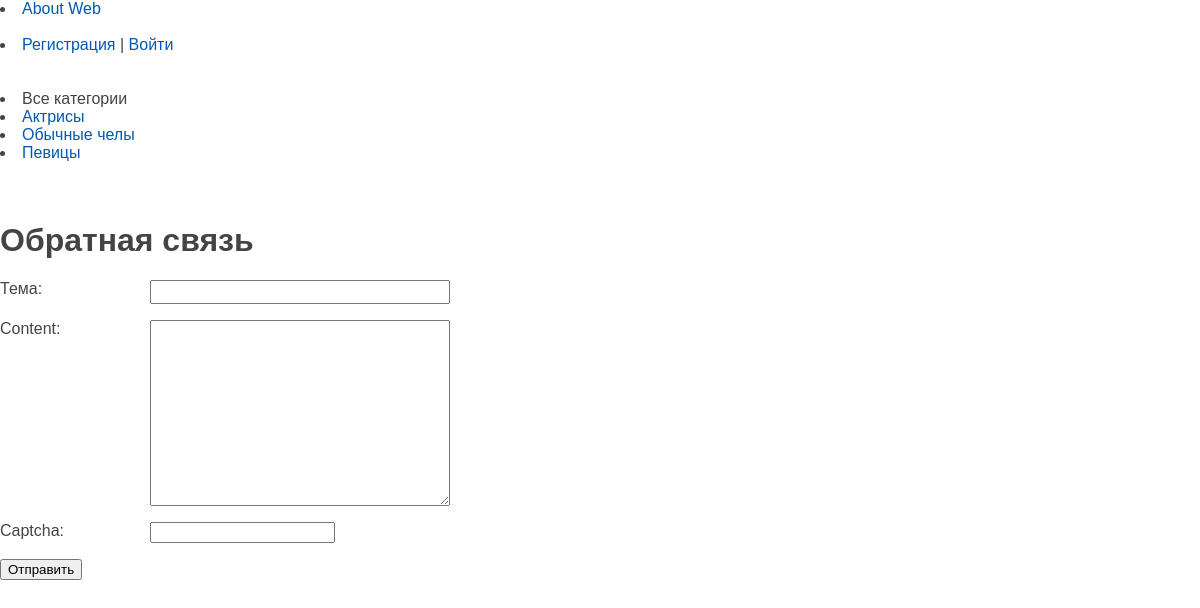
Page /contact/ on the committed database.
### my_app/models.py (models this page shows, shortened)
class Category(models.Model):
    name = models.CharField(max_length=100, db_index=True, verbose_name='Профессиональная деятельность')
    slug = models.SlugField(max_length=255, unique=True, db_index=True, verbose_name='URL')
    def get_absolute_url(self):
        return reverse('category', kwargs={'cat_slug': self.slug})
    class Meta:
        verbose_name = 'Категории'
        verbose_name_plural = 'Катя Горева'
        ordering = ['id']

### my_app/views.py (the view, shortened to what this page needs)
# urls.py: path('contact/', ContactFormView.as_view(), name='contact'),
class ContactFormView(DataMixin, FormView):
    form_class = ContactForm
    template_name = 'my_app/contact.html'
    success_url = reverse_lazy('home')
    def get_context_data(self, **kwargs):
        print(self.request)
        context = super().get_context_data(**kwargs)
        c_def = self.get_user_context(title='Обратная связь')
        return context | c_def

### my_app/forms.py
class ContactForm(forms.Form):
    subject = forms.CharField(label='Тема', max_length=255, widget=forms.TextInput(attrs={'class': 'form-input'}))
    content = forms.CharField(widget=forms.Textarea(attrs={'class': 'form-input'}))
    captcha = CaptchaField()

### my_app/utils.py (called while the page is built)
    def get_user_context(self, **kwargs):
        context = kwargs
        cats = cache.get('cats')
        if not cats:
            cats = Category.objects.annotate(total=Count('women')).filter(total__gt=0)
            cache.set('cats', cats, 60)
        user_menu = menu_base.copy()
        if not self.request.user.is_authenticated:
            user_menu.pop(1)
            user_menu.pop(-1)
        context['menu_bar'] = user_menu
        context['cats'] = cats
        if 'cat_selected' not in context:
            context['cat_selected'] = 0
        return context

### my_app/templates/my_app/contact.html (shortened to what this page needs)
{% extends 'my_app/base.html' %}
{% block content %}
<h1>{{title}}</h1>
<form method="post">
{% for f in form %}
<p><label class="form-label" for="{{ f.id_for_label }}">{{f.label}}: </label>{{ f }}</p>
{% endfor %}
    <button type="submit">Отправить</button>
</form>
{% endblock %}

### my_app/templates/my_app/base.html (shortened to what this page needs)
{% load static %}
<link type="text/css" href="{% static 'my_app/css/style.css' %}" rel="stylesheet" />
{% for menu in menu_bar %}
<li><a href="{% url menu.url_name %}">{{menu.title}}</a></li>
{% endfor %}
            {% if not user.is_authenticated %}
            <li class="last"><a href="{% url 'register' %}">Регистрация</a> | <a href="{% url 'login' %}">Войти</a></li>
            {% else %}
            <li class="last">{{user.username}} | <a href="{% url 'logout' %}">Выйти</a></li>
			    <div class="clear"></div>
            {% endif %}
{% if cat_selected == 0 %}
                   <li class="selected">Все категории</li>
{% else %}
                   <li><a href="{% url 'home' %}">Все категории</a></li>
{% endif %}
{% for c in cats %}
         {% if c.slug == cat_selected %}
                   <li class="selected">{{c.name}}</li>
         {% else %}
                   <li><a href="{{ c.get_absolute_url }}">{{c.name}}</a></li>
         {% endif %}
{% endfor %}
{% block content %}
{% endblock %}

### my_app/static/my_app/css/style.css (style rules this page uses)
a { color: #0059b2; text-decoration: none; }
.form-input { width: 300px; font-size: 16px; }
.form-label { display: inline-block; min-width: 150px; vertical-align: top; }

### rows in the picture
Category: name "Актрисы"
Category: name "Обычные челы"
Category: name "Певицы"

### other values in the picture
{{ menu.title }} "About Web"
{{ title }} "Обратная связь"
{{ f.label }} "Тема" "Content" "Captcha"
